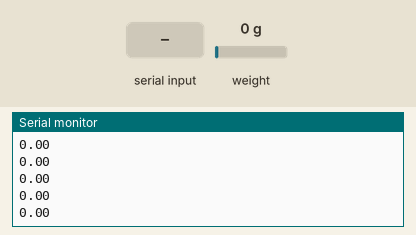
A sketch run on a simulated ESP8266 (NodeMCU). Parts: the last lines printed to the serial monitor. The test bench sets the inputs (shaded band); at power-on: weight on the scale 0 g.

Above: at 3.6 s.
3.7 s: "t" received over Serial
5.2 s: weight on the scale set to 100 g
At 5.24 s:
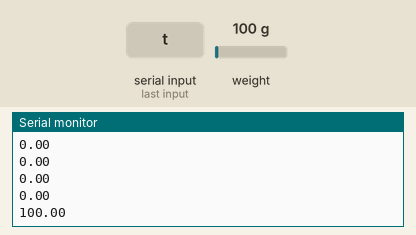
6.7 s: weight on the scale set to 1250 g
At 6.76 s:
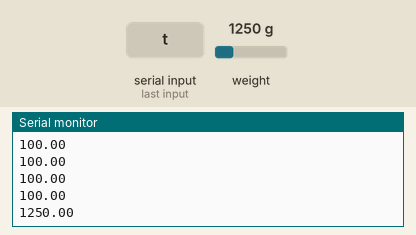
Timing chart, 0 to 9.7 s (numbered marks = the images above; inputs shaded):
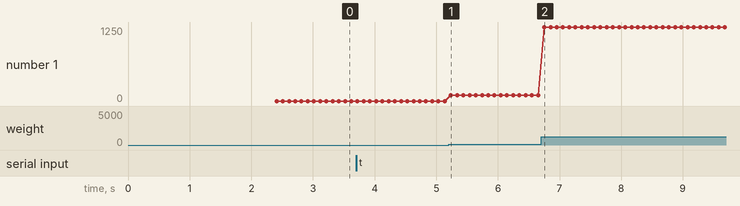

Measured:
- after the input at 5.2 s, the serial monitor: prints a new line at once (image 1)
- after the input at 6.7 s, the serial monitor: prints a new line after 0.05 s (image 2)
- plotted number 1: 0 → 100 after the input at 5.2 s, 100 → 1250 after the input at 6.7 s

The sketch:

Read_1x_load_cell.ino
```cpp
/*
   -------------------------------------------------------------------------------------
   HX711_ADC
   Arduino library for HX711 24-Bit Analog-to-Digital Converter for Weight Scales
   Olav Kallhovd sept2017
   -------------------------------------------------------------------------------------
*/

/*
   Settling time (number of samples) and data filtering can be adjusted in the config.h file
   For calibration and storing the calibration value in eeprom, see example file "Calibration.ino"

   The update() function checks for new data and starts the next conversion. In order to acheive maximum effective
   sample rate, update() should be called at least as often as the HX711 sample rate; >10Hz@10SPS, >80Hz@80SPS.
   If you have other time consuming code running (i.e. a graphical LCD), consider calling update() from an interrupt routine,
   see example file "Read_1x_load_cell_interrupt_driven.ino".

   This is an example sketch on how to use this library
*/

#include <HX711_ADC.h>
#if defined(ESP8266)|| defined(ESP32) || defined(AVR)
#include <EEPROM.h>
#endif

//pins:
const int HX711_dout = 4; //mcu > HX711 dout pin
const int HX711_sck = 5; //mcu > HX711 sck pin

//HX711 constructor:
HX711_ADC LoadCell(HX711_dout, HX711_sck);

const int calVal_eepromAdress = 0;
unsigned long t = 0;

void setup() {
  Serial.begin(57600); delay(10);
  // Serial.println();
  // Serial.println("Starting...");

  LoadCell.begin();
  //LoadCell.setReverseOutput(); //uncomment to turn a negative output value to positive
  float calibrationValue; // calibration value (see example file "Calibration.ino")
  calibrationValue = 696.0; // uncomment this if you want to set the calibration value in the sketch
#if defined(ESP8266)|| defined(ESP32)
  //EEPROM.begin(512); // uncomment this if you use ESP8266/ESP32 and want to fetch the calibration value from eeprom
#endif
  //EEPROM.get(calVal_eepromAdress, calibrationValue); // uncomment this if you want to fetch the calibration value from eeprom

  unsigned long stabilizingtime = 2000; // preciscion right after power-up can be improved by adding a few seconds of stabilizing time
  boolean _tare = false; //set this to false if you don't want tare to be performed in the next step
  LoadCell.start(stabilizingtime, _tare);
  if (LoadCell.getTareTimeoutFlag()) {
    Serial.println("Timeout, check MCU>HX711 wiring and pin designations");
    while (1);
  }
  else {
    LoadCell.setCalFactor(calibrationValue); // set calibration value (float)
    // Serial.println("Startup is complete");
  }
}

void loop() {
  static boolean newDataReady = 0;
  const int serialPrintInterval = 0; //increase value to slow down serial print activity

  // check for new data/start next conversion:
  if (LoadCell.update()) newDataReady = true;

  // get smoothed value from the dataset:
  if (newDataReady) {
    if (millis() > t + serialPrintInterval) {
      float i = LoadCell.getData();
      // Serial.print("Load_cell output val: ");
      Serial.println(i);
      newDataReady = 0;
      t = millis();
    }
  }

  // receive command from serial terminal, send 't' to initiate tare operation:
  if (Serial.available() > 0) {
    char inByte = Serial.read();
    if (inByte == 't') LoadCell.tareNoDelay();
  }

  // check if last tare operation is complete:
  if (LoadCell.getTareStatus() == true) {
    Serial.println("Tare complete");
  }

}
```
